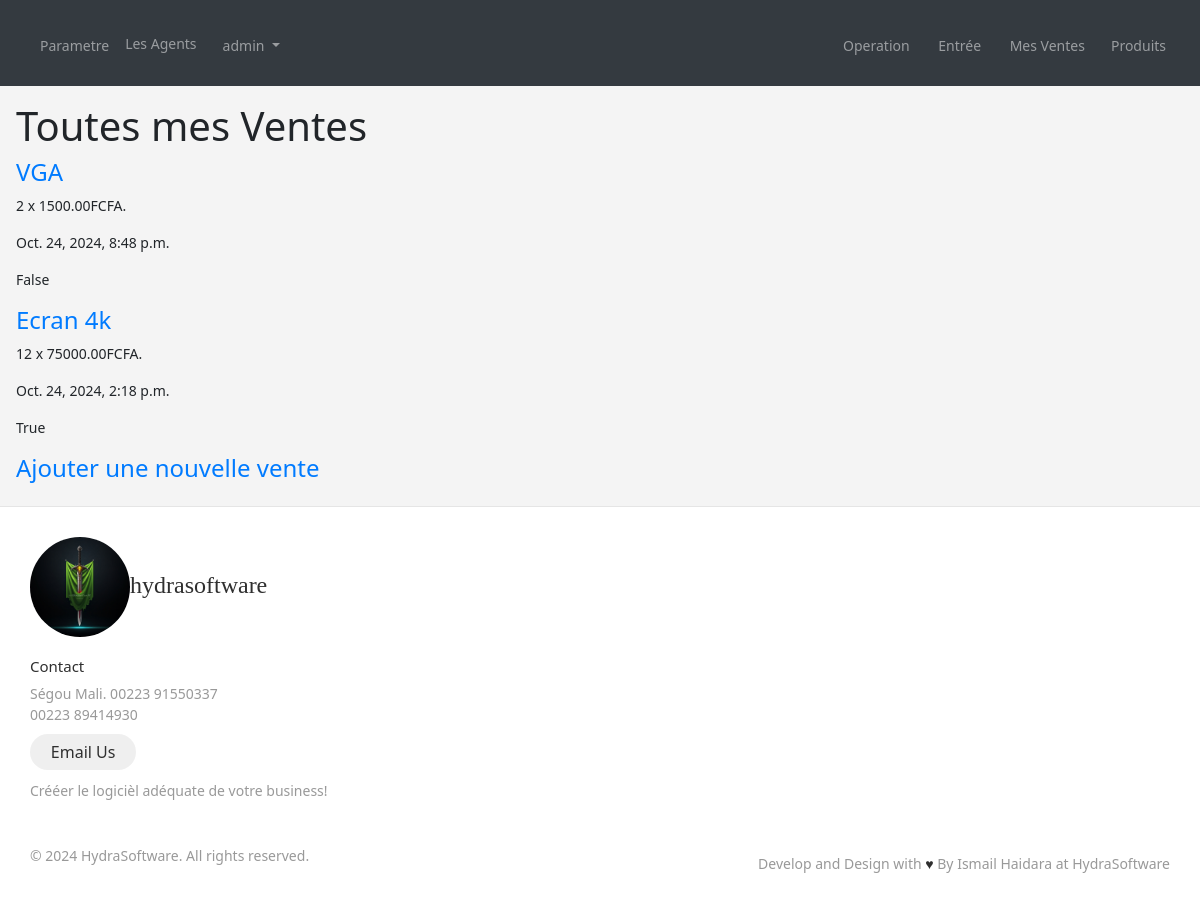
/sale/ (signed in), run on an earlier commit of the app's database.
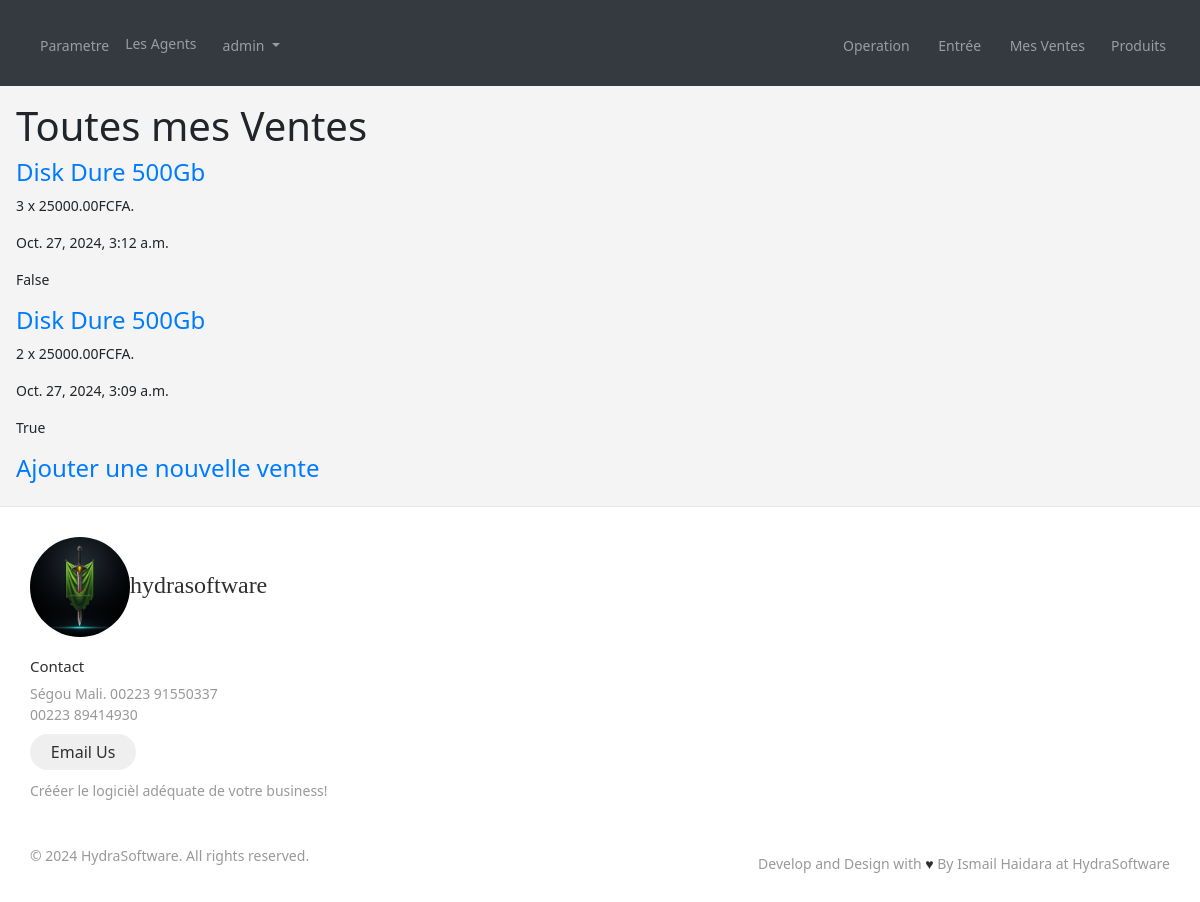
And on a later commit of the database.
### sale/models.py (models this page shows, shortened)
class Sale(models.Model):
    agent = models.ForeignKey(get_user_model(), on_delete=models.CASCADE )
    stock = models.ForeignKey(Stock, on_delete=models.CASCADE)
    quantity = models.PositiveIntegerField(null=True, blank=True)
    discount = models.PositiveIntegerField(default=0, null=True,blank=True)
    client = models.CharField(max_length=250, null=True, blank=True)
    sold_at = models.DateTimeField(auto_now_add=True)
    is_paid = models.BooleanField(default=True, null=True, blank=True)
    is_substracted_from_stock = models.BooleanField(default=False)
    class Meta:
        ordering = ("-sold_at",)
    def get_absolute_url(self):
        return reverse("sale_detail", kwargs={"pk": self.pk})

### stock/models.py (models this page shows, shortened)
class Stock(models.Model):
    name = models.CharField(max_length=255)
    initial_quantity = models.IntegerField(default=0, null=True, blank=True)
    quantity = models.IntegerField(default=0)
    price = models.DecimalField(max_digits=8, decimal_places=2,null=True, blank=True)
    added_at = models.DateTimeField(auto_now_add=True)
    description = models.TextField(null=True, blank=True)
    categories = models.ManyToManyField(Category)
    def __str__(self):
        return self.name

### sale/views.py (the view)
# urls.py: path('', views.SaleListView, name='sale_list'),
@login_required
def SaleListView(request):
    template_name = 'sale/list.html'
    qset = Sale.objects.filter(agent=request.user).order_by("-sold_at")
    context ={
        'object_list':qset
        }
    return render(request,template_name,context)

### templates/sale/list.html (shortened to what this page needs)
{% extends "_base.html" %}
{% block content %}
<h1 class="my-6"> Toutes mes Ventes</h1>
{% if object_list %}
{% for object in object_list %}
<h4><a href="{{object.get_absolute_url}}"> {{object.stock}}</a></h4>
<p> {{object.quantity}} x {{object.stock.price}}FCFA.</p>
<p> {{object.sold_at}}</p>
<p> {{object.is_paid}}</p>
{% endfor %}
{% else %}
<p class="my-6 text-info">
    Désolé {{user.username}} mais vous n'avez rien vendue pour le moment!
</p>
{% endif %}
<h4><a href="{% url "sale_create" %}">Ajouter une nouvelle vente</a></h4>
{% endblock content %}

What changed in the data, as far as the page shows it:
no longer on this page (row edited): Sale: stock "VGA", quantity "2", stock.price "1500.00", sold_at "Oct. 24, 2024, 8:48 p.m.", is_paid "False"
removed Sale: stock "Ecran 4k", quantity "12", stock.price "75000.00", sold_at "Oct. 24, 2024, 2:18 p.m.", is_paid "True"
added Sale: stock "Disk Dure 500Gb", quantity "3", stock.price "25000.00", sold_at "Oct. 27, 2024, 3:12 a.m.", is_paid "False"
now on this page (row edited): Sale: stock "Disk Dure 500Gb", quantity "2", stock.price "25000.00", sold_at "Oct. 27, 2024, 3:09 a.m.", is_paid "True"
